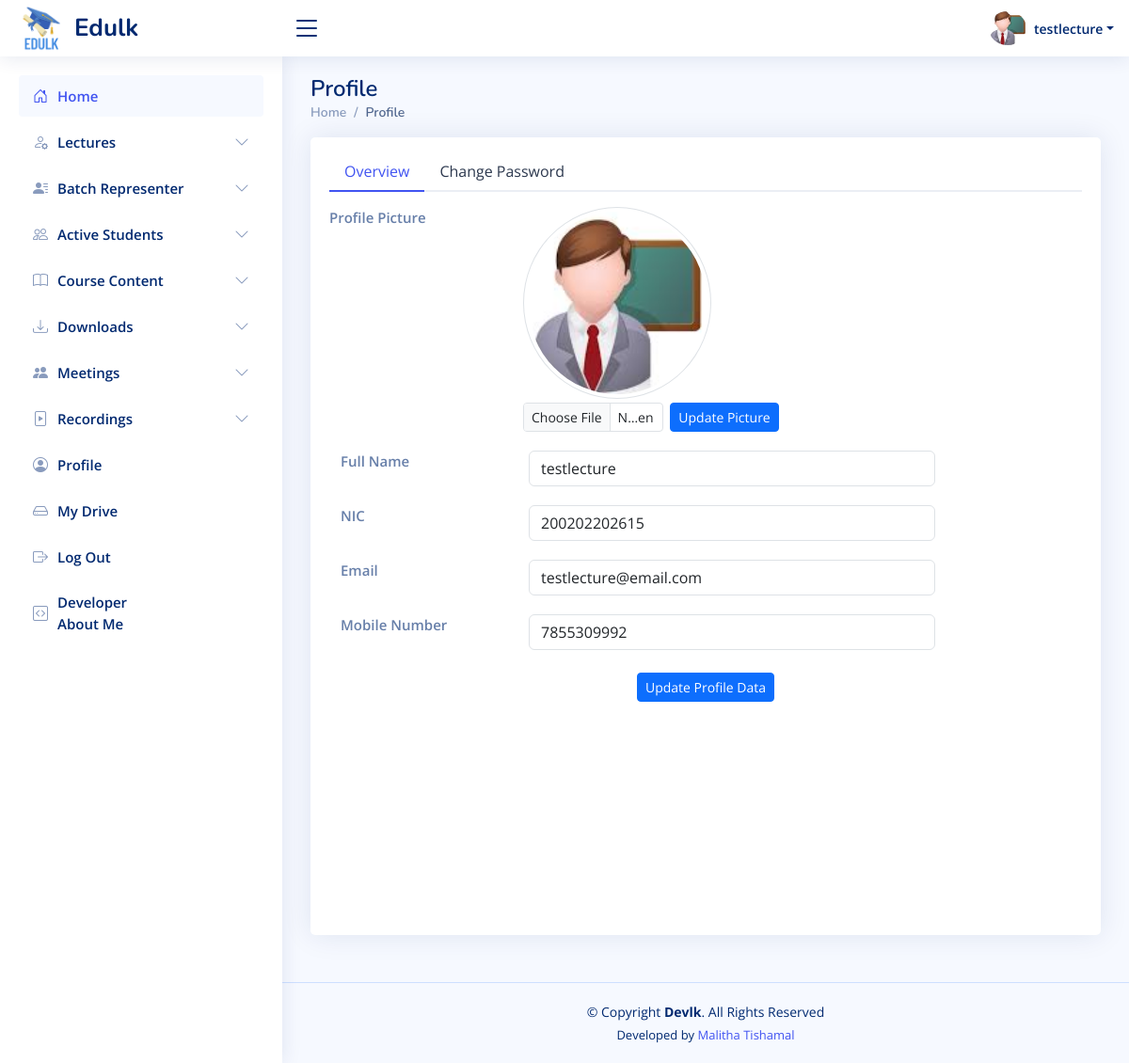
The app's page /lectures/user-profile.php (signed in) with its own data.
### tables this page shows
CREATE TABLE `lectures` (
  `id` int(11) NOT NULL,
  `name` varchar(100) NOT NULL,
  `nic` varchar(20) NOT NULL,
  `email` varchar(100) NOT NULL,
  `mobile` varchar(15) NOT NULL,
  `password` varchar(255) NOT NULL,
  `status` enum('approved','pending','disabled') DEFAULT 'pending',
  `created_at` timestamp NULL DEFAULT current_timestamp(),
  `last_login` datetime DEFAULT NULL,
  `profile_picture` varchar(255) DEFAULT 'uploads/profile_pictures/default.png',
  `blog` varchar(255) DEFAULT NULL,
  `facebook` varchar(255) DEFAULT NULL,
  `linkedin` varchar(255) DEFAULT NULL,
  `github` varchar(255) DEFAULT NULL
);

### lectures/user-profile.php (the view, shortened to what this page needs)
<?php
require_once '../includes/db-conn.php';
$user_id = isset($_SESSION['lecture_id']) ? $_SESSION['lecture_id'] : $_SESSION['user_id'];
$sql = "SELECT * FROM lectures WHERE id = ?";
$stmt = $conn->prepare($sql);
$stmt->bind_param("i", $user_id);
$stmt->execute();
$result = $stmt->get_result();
$user = $result->fetch_assoc();
?>
<!DOCTYPE html>
<html lang="en">
<head>
    <?php include_once ("../includes/css-links-inc.php"); ?>
</head>
<body>
    <?php include_once ("../includes/header.php") ?>
    <?php include_once ("../includes/lectures-sidebar.php") ?>
    <main id="main" class="main">
        <div class="pagetitle">
            <h1>Profile</h1>
            <nav>
                <ol class="breadcrumb">
                    <li class="breadcrumb-item"><a href="index.php">Home</a></li>
                    <li class="breadcrumb-item active">Profile</li>
                </ol>
            </nav>
        </div>
        <section class="section profile">
            <div class="row">
                <div class="">
                    <div class="card">
                        <div class="card-body pt-3">
                            <ul class="nav nav-tabs nav-tabs-bordered">
                                <li class="nav-item">
                                    <button class="nav-link active" data-bs-toggle="tab" data-bs-target="#profile-overview">Overview</button>
                                </li>
                                <li class="nav-item">
                                    <button class="nav-link" data-bs-toggle="tab" data-bs-target="#profile-change-password">Change Password</button>
                                </li>
                            </ul>
                            <div class="tab-content">
                                <div class="tab-pane fade show active profile-overview pt-3" id="profile-overview">
                                    <div class="row">
                                        <div class="col-lg-3 col-md-4 label">Profile Picture</div>
                                        <div class="col-lg-9 col-md-8">
                                            <?php
                                            $profilePic = isset($user['profile_picture']) && !empty($user['profile_picture']) ? $user['profile_picture'] : 'default.jpg';
                                            echo "<img src='$profilePic?" . time() . "' alt='Profile Picture' class='img-thumbnail mb-1' style='width: 200px; border-radius:50%;'>";
                                            ?>
                                            <form action="update-profile-picture.php" method="POST" enctype="multipart/form-data">
                                                <div class="d-flex">
                                                    <input type="file" name="profile_picture" class="form-control form-control-sm w-25" accept="image/*" required>
                                                    <input type="submit" name="submit" value="Update Picture" class="btn btn-primary btn-sm">
                                                </div>
                                            </form>
                                        </div>
                                    </div>
                                    <div class="container">
                                        <form action="update-profile.php" method="POST">
                                            <div class="row">
                                                <div class="col-lg-3 col-md-4 label">Full Name</div>
                                                <div class="col-lg-9 col-md-8">
                                                    <input type="text" name="name" class="form-control w-75" value="<?php echo htmlspecialchars($user['name']); ?>" required>
                                                </div>
                                            </div>
                                            <div class="row mt-3">
                                                <div class="col-lg-3 col-md-4 label">NIC</div>
                                                <div class="col-lg-9 col-md-8">
                                                    <input type="text" name="nic" class="form-control w-75" value="<?php echo htmlspecialchars($user['nic']); ?>" required>
                                                </div>
                                            </div>
                                            <div class="row mt-3">
                                                <div class="col-lg-3 col-md-4 label">Email</div>
                                                <div class="col-lg-9 col-md-8">
                                                    <input type="email" name="email" class="form-control w-75" value="<?php echo htmlspecialchars($user['email']); ?>" required>
                                                </div>
                                            </div>
                                            <div class="row mt-3">
                                                <div class="col-lg-3 col-md-4 label">Mobile Number</div>
                                                <div class="col-lg-9 col-md-8">
                                                    <input type="text" name="mobile" class="form-control w-75" value="<?php echo htmlspecialchars($user['mobile']); ?>" required>
                                                </div>
                                            </div>
                                            <div class="row mt-4">
                                                <div class="col-lg-12 text-center">
                                                    <input type="submit" name="submit" value="Update Profile Data" class="btn btn-primary btn-sm">
                                                </div>
                                            </div>
                                        </form>
                                    </div>
                                </div>
                                </div>
                            </div>
                        </div>
                    </div>
                </div>
        </section>
    </main>
    <?php include_once ("../includes/footer.php") ?>
</body>
</html>

### includes/header.php (shortened to what this page needs)
<header id="header" class="header fixed-top d-flex align-items-center">
    <div class="d-flex align-items-center justify-content-between">
        <a href="" class="logo d-flex align-items-center">
            <img src="<?php echo $base_url; ?>assets/images/logos/edulk-logo.png" alt="">
            <span class="d-none d-lg-block">Edulk</span>
        </a>
        <i class="bi bi-list toggle-sidebar-btn"></i>
    </div>
    <nav class="header-nav ms-auto">
        <ul class="d-flex align-items-center">
            <?php
                $profilePic = isset($user['profile_picture']) && $user['profile_picture'] ? $user['profile_picture'] : 'default.jpg';
            ?>
            <li class="nav-item dropdown pe-3">
                <a class="nav-link nav-profile d-flex align-items-center pe-0" href="#" data-bs-toggle="dropdown">
                   <img id="profilePicture" src="<?php echo $profilePic; ?>" alt="Profile Picture" class="rounded-circle" style="width: 40px !important; height: 40px !important; object-fit: cover;">
                    <span class="d-none d-md-block dropdown-toggle ps-2"><?php echo htmlspecialchars($user['name']); ?></span>
                </a>
            </li>
        </ul>
    </nav>
</header>

### assets/css/style.css (style rules this page uses)
:root { scroll-behavior: smooth; }
body { font-family: "Open Sans", sans-serif; background: #f6f9ff; color: #444444; }
a { color: #4154f1; text-decoration: none; }
h1, h2, h3, h4, h5, h6 { font-family: "Nunito", sans-serif; }
#main { margin-top: 60px; padding: 20px 30px; transition: all 0.3s; }
.pagetitle { margin-bottom: 10px; }
.pagetitle h1 { font-size: 24px; margin-bottom: 0; font-weight: 600; color: #012970; }
.card { margin-bottom: 30px; border: none; border-radius: 5px; box-shadow: 0px 0 30px rgba(1, 41, 112, 0.1); }
.card-body { padding: 0 20px 20px 20px; }
.breadcrumb { font-size: 14px; font-family: "Nunito", sans-serif; color: #899bbd; font-weight: 600; }
.breadcrumb a { color: #899bbd; transition: 0.3s; }
.breadcrumb .breadcrumb-item::before { color: #899bbd; }
.breadcrumb .active { color: #51678f; font-weight: 600; }
.nav-tabs-bordered { border-bottom: 2px solid #ebeef4; }
.nav-tabs-bordered .nav-link { margin-bottom: -2px; border: none; color: #2c384e; }
.nav-tabs-bordered .nav-link.active { background-color: #fff; color: #4154f1; border-bottom: 2px solid #4154f1; }
.logo { line-height: 1; }
@media (min-width: 1200px) { .logo { width: 280px; } }
.logo img { max-height: 50px; margin-right: 6px; }
.logo span { font-size: 26px; font-weight: 700; color: #012970; font-family: "Nunito", sans-serif; }
.header { transition: all 0.5s; z-index: 997; height: 60px; box-shadow: 0px 2px 20px rgba(1, 41, 112, 0.1); background-color: #fff; padding-left: 20px; }
.header .toggle-sidebar-btn { font-size: 32px; padding-left: 10px; cursor: pointer; color: #012970; }
.header-nav ul { list-style: none; }
.header-nav>ul { margin: 0; padding: 0; }
.header-nav .nav-profile { color: #012970; }
.header-nav .nav-profile img { max-height: 36px; }
.header-nav .nav-profile span { font-size: 14px; font-weight: 600; }
@media (min-width: 1200px) { #main, #footer { margin-left: 300px; } }
.profile .profile-overview .row { margin-bottom: 20px; font-size: 15px; }
.profile .profile-overview .label { font-weight: 600; color: rgba(1, 41, 112, 0.6); }

### records on screen
lectures: profile_picture (placeholder picture), name "testlecture", nic "200202202615", email "testlecture@email.com", mobile "7855309992"
